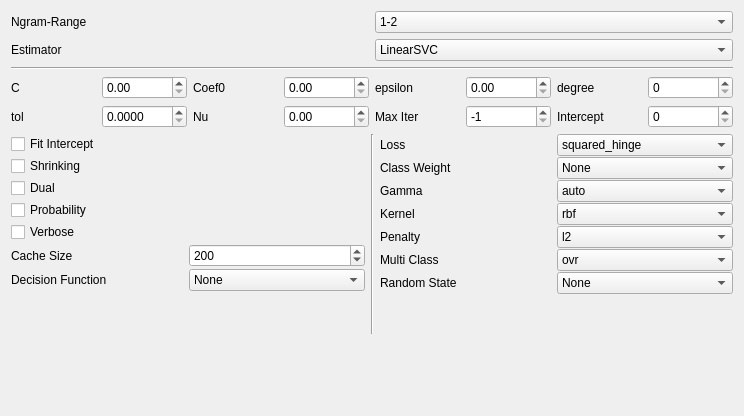
            <widget class="QWidget" name="page_countvec">
             <property name="geometry">
              <rect>
               <x>0</x>
               <y>0</y>
               <width>744</width>
               <height>416</height>
              </rect>
             </property>
             <attribute name="label">
              <string>Classifier Parameters</string>
             </attribute>
             <layout class="QVBoxLayout" name="verticalLayout_3">
              <item>
               <layout class="QHBoxLayout" name="horizontalLayout_39">
                <item>
                 <widget class="QLabel" name="label_22">
                  <property name="font">
                   <font>
                    <weight>50</weight>
                    <bold>false</bold>
                   </font>
                  </property>
                  <property name="text">
                   <string>Ngram-Range</string>
                  </property>
                 </widget>
                </item>
                <item>
                 <widget class="QComboBox" name="cv_ngram">
                  <item>
                   <property name="text">
                    <string>1-2</string>
                   </property>
                  </item>
                  <item>
                   <property name="text">
                    <string>1-1</string>
                   </property>
                  </item>
                  <item>
                   <property name="text">
                    <string>2-2</string>
                   </property>
                  </item>
                  <item>
                   <property name="text">
                    <string>1-3</string>
                   </property>
                  </item>
                  <item>
                   <property name="text">
                    <string>2-3</string>
                   </property>
                  </item>
                  <item>
                   <property name="text">
                    <string>3-3</string>
                   </property>
                  </item>
                 </widget>
                </item>
               </layout>
              </item>
              <item>
               <layout class="QHBoxLayout" name="horizontalLayout_43">
                <item>
                 <widget class="QLabel" name="label_34">
                  <property name="text">
                   <string>Estimator</string>
                  </property>
                 </widget>
                </item>
                <item>
                 <widget class="QComboBox" name="comboBox_2">
                  <item>
                   <property name="text">
                    <string>LinearSVC</string>
                   </property>
                  </item>
                  <item>
                   <property name="text">
                    <string>LinearSVR</string>
                   </property>
                  </item>
                  <item>
                   <property name="text">
                    <string>NuSVC</string>
                   </property>
                  </item>
                  <item>
                   <property name="text">
                    <string>NuSVR</string>
                   </property>
                  </item>
                  <item>
                   <property name="text">
                    <string>SVC</string>
                   </property>
                  </item>
                  <item>
                   <property name="text">
                    <string>SVR</string>
                   </property>
                  </item>
                 </widget>
                </item>
               </layout>
              </item>
              <item>
               <widget class="Line" name="line_2">
                <property name="orientation">
                 <enum>Qt::Horizontal</enum>
                </property>
               </widget>
              </item>
              <item>
               <layout class="QHBoxLayout" name="horizontalLayout_56"/>
              </item>
              <item>
               <layout class="QHBoxLayout" name="horizontalLayout_45">
                <item>
                 <widget class="QLabel" name="label_37">
                  <property name="text">
                   <string>C</string>
                  </property>
                 </widget>
                </item>
                <item>
                 <widget class="QDoubleSpinBox" name="c"/>
                </item>
                <item>
                 <widget class="QLabel" name="label_38">
                  <property name="text">
                   <string>Coef0</string>
                  </property>
                 </widget>
                </item>
                <item>
                 <widget class="QDoubleSpinBox" name="coef0">
                  <property name="singleStep">
                   <double>0.100000000000000</double>
                  </property>
                 </widget>
                </item>
                <item>
                 <widget class="QLabel" name="label_39">
                  <property name="text">
                   <string>epsilon</string>
                  </property>
                 </widget>
                </item>
                <item>
                 <widget class="QDoubleSpinBox" name="epsilon">
                  <property name="singleStep">
                   <double>0.100000000000000</double>
                  </property>
                 </widget>
                </item>
                <item>
                 <widget class="QLabel" name="label_40">
                  <property name="text">
                   <string>degree</string>
                  </property>
                 </widget>
                </item>
                <item>
                 <widget class="QSpinBox" name="degree"/>
                </item>
               </layout>
              </item>
              <item>
               <layout class="QHBoxLayout" name="horizontalLayout_48">
                <item>
                 <widget class="QLabel" name="label_45">
                  <property name="text">
                   <string>tol</string>
                  </property>
                 </widget>
                </item>
                <item>
                 <widget class="QDoubleSpinBox" name="tol">
                  <property name="decimals">
                   <number>4</number>
                  </property>
                 </widget>
                </item>
                <item>
                 <widget class="QLabel" name="label_49">
                  <property name="text">
                   <string>Nu</string>
                  </property>
                 </widget>
                </item>
                <item>
                 <widget class="QDoubleSpinBox" name="nu">
                  <property name="singleStep">
                   <double>0.100000000000000</double>
                  </property>
                 </widget>
                </item>
                <item>
                 <widget class="QLabel" name="label_48">
                  <property name="text">
                   <string>Max Iter</string>
                  </property>
                 </widget>
                </item>
                <item>
                 <widget class="QSpinBox" name="max_iter">
                  <property name="minimum">
                   <number>-1</number>
                  </property>
                  <property name="value">
                   <number>-1</number>
                  </property>
                 </widget>
                </item>
                <item>
                 <widget class="QLabel" name="label_47">
                  <property name="text">
                   <string>Intercept</string>
                  </property>
                 </widget>
                </item>
                <item>
                 <widget class="QSpinBox" name="intercept_scaling"/>
                </item>
               </layout>
              </item>
              <item>
               <layout class="QHBoxLayout" name="horizontalLayout_46">
                <item>
                 <layout class="QVBoxLayout" name="verticalLayout_8">
                  <property name="spacing">
                   <number>2</number>
                  </property>
                  <item>
                   <widget class="QCheckBox" name="fit_intercept">
                    <property name="text">
                     <string>Fit Intercept</string>
                    </property>
                   </widget>
                  </item>
                  <item>
                   <widget class="QCheckBox" name="shrinking">
                    <property name="text">
                     <string>Shrinking</string>
                    </property>
                   </widget>
                  </item>
                  <item>
                   <widget class="QCheckBox" name="dual">
                    <property name="text">
                     <string>Dual</string>
                    </property>
                   </widget>
                  </item>
                  <item>
                   <widget class="QCheckBox" name="probability">
                    <property name="text">
                     <string>Probability</string>
                    </property>
                   </widget>
                  </item>
                  <item>
                   <widget class="QCheckBox" name="verbose">
                    <property name="text">
                     <string>Verbose</string>
                    </property>
                   </widget>
                  </item>
                  <item>
                   <layout class="QHBoxLayout" name="horizontalLayout_55">
                    <item>
                     <widget class="QLabel" name="label_51">
                      <property name="text">
                       <string>Cache Size</string>
                      </property>
                     </widget>
                    </item>
                    <item>
                     <widget class="QSpinBox" name="cache_size">
                      <property name="maximum">
                       <number>900</number>
                      </property>
                      <property name="value">
                       <number>200</number>
                      </property>
                     </widget>
                    </item>
                   </layout>
                  </item>
                  <item>
                   <layout class="QHBoxLayout" name="horizontalLayout_57">
                    <item>
                     <widget class="QLabel" name="label_53">
                      <property name="text">
                       <string>Decision Function</string>
                      </property>
                     </widget>
                    </item>
                    <item>
                     <widget class="QComboBox" name="decision_function_shape">
                      <item>
                       <property name="text">
                        <string>None</string>
                       </property>
                      </item>
                      <item>
                       <property name="text">
                        <string>ovo</string>
                       </property>
                      </item>
                      <item>
                       <property name="text">
                        <string>ovr</string>
                       </property>
                      </item>
                     </widget>
                    </item>
                   </layout>
                  </item>
                  <item>
                   <spacer name="verticalSpacer_9">
                    <property name="orientation">
                     <enum>Qt::Vertical</enum>
                    </property>
                    <property name="sizeHint" stdset="0">
                     <size>
                      <width>20</width>
                      <height>40</height>
                     </size>
                    </property>
                   </spacer>
                  </item>
                 </layout>
                </item>
                <item>
                 <widget class="Line" name="line_3">
                  <property name="orientation">
                   <enum>Qt::Vertical</enum>
                  </property>
                 </widget>
                </item>
                <item>
                 <layout class="QVBoxLayout" name="verticalLayout_11">
                  <property name="spacing">
                   <number>1</number>
                  </property>
                  <item>
                   <layout class="QHBoxLayout" name="horizontalLayout_49">
                    <item>
                     <widget class="QLabel" name="label_41">
                      <property name="text">
                       <string>Loss</string>
                      </property>
                     </widget>
                    </item>
                    <item>
                     <widget class="QComboBox" name="loss">
                      <item>
                       <property name="text">
                        <string>squared_hinge</string>
                       </property>
                      </item>
                      <item>
                       <property name="text">
                        <string>epsilon_insensitive</string>
                       </property>
                      </item>
                      <item>
                       <property name="text">
                        <string>log</string>
                       </property>
                      </item>
                     </widget>
                    </item>
                   </layout>
                  </item>
                  <item>
                   <layout class="QHBoxLayout" name="horizontalLayout_50">
                    <item>
                     <widget class="QLabel" name="label_42">
                      <property name="text">
                       <string>Class Weight</string>
                      </property>
                     </widget>
                    </item>
                    <item>
                     <widget class="QComboBox" name="class_weight">
                      <item>
                       <property name="text">
                        <string>None</string>
                       </property>
                      </item>
                      <item>
                       <property name="text">
                        <string>balanced</string>
                       </property>
                      </item>
                      <item>
                       <property name="text">
                        <string>auto</string>
                       </property>
                      </item>
                     </widget>
                    </item>
                   </layout>
                  </item>
                  <item>
                   <layout class="QHBoxLayout" name="horizontalLayout_51">
                    <item>
                     <widget class="QLabel" name="label_43">
                      <property name="text">
                       <string>Gamma</string>
                      </property>
                     </widget>
                    </item>
                    <item>
                     <widget class="QComboBox" name="gamma">
                      <item>
                       <property name="text">
                        <string>auto</string>
                       </property>
                      </item>
                     </widget>
                    </item>
                   </layout>
                  </item>
                  <item>
                   <layout class="QHBoxLayout" name="horizontalLayout_52">
                    <item>
                     <widget class="QLabel" name="label_44">
                      <property name="text">
                       <string>Kernel</string>
                      </property>
                     </widget>
                    </item>
                    <item>
                     <widget class="QComboBox" name="kernel">
                      <item>
                       <property name="text">
                        <string>rbf</string>
                       </property>
                      </item>
                     </widget>
                    </item>
                   </layout>
                  </item>
                  <item>
                   <layout class="QHBoxLayout" name="horizontalLayout_60">
                    <item>
                     <widget class="QLabel" name="label_52">
                      <property name="text">
                       <string>Penalty</string>
                      </property>
                     </widget>
                    </item>
                    <item>
                     <widget class="QComboBox" name="penalty">
                      <item>
                       <property name="text">
                        <string>l2</string>
                       </property>
                      </item>
                     </widget>
                    </item>
                   </layout>
                  </item>
                  <item>
                   <layout class="QHBoxLayout" name="horizontalLayout_53">
                    <item>
                     <widget class="QLabel" name="label_46">
                      <property name="text">
                       <string>Multi Class</string>
                      </property>
                     </widget>
                    </item>
                    <item>
                     <widget class="QComboBox" name="multi_class">
                      <item>
                       <property name="text">
                        <string>ovr</string>
                       </property>
                      </item>
                      <item>
                       <property name="text">
                        <string>ovo</string>
                       </property>
                      </item>
                     </widget>
                    </item>
                   </layout>
                  </item>
                  <item>
                   <layout class="QHBoxLayout" name="horizontalLayout_54">
                    <item>
                     <widget class="QLabel" name="label_50">
                      <property name="text">
                       <string>Random State</string>
                      </property>
                     </widget>
                    </item>
                    <item>
                     <widget class="QComboBox" name="random_state">
                      <item>
                       <property name="text">
                        <string>None</string>
                       </property>
                      </item>
                     </widget>
                    </item>
                   </layout>
                  </item>
                  <item>
                   <spacer name="verticalSpacer_10">
                    <property name="orientation">
                     <enum>Qt::Vertical</enum>
                    </property>
                    <property name="sizeHint" stdset="0">
                     <size>
                      <width>20</width>
                      <height>40</height>
                     </size>
                    </property>
                   </spacer>
                  </item>
                 </layout>
                </item>
               </layout>
              </item>
              <item>
               <spacer name="verticalSpacer_2">
                <property name="orientation">
                 <enum>Qt::Vertical</enum>
                </property>
                <property name="sizeHint" stdset="0">
                 <size>
                  <width>20</width>
                  <height>40</height>
                 </size>
                </property>
               </spacer>
              </item>
             </layout>
            </widget>
